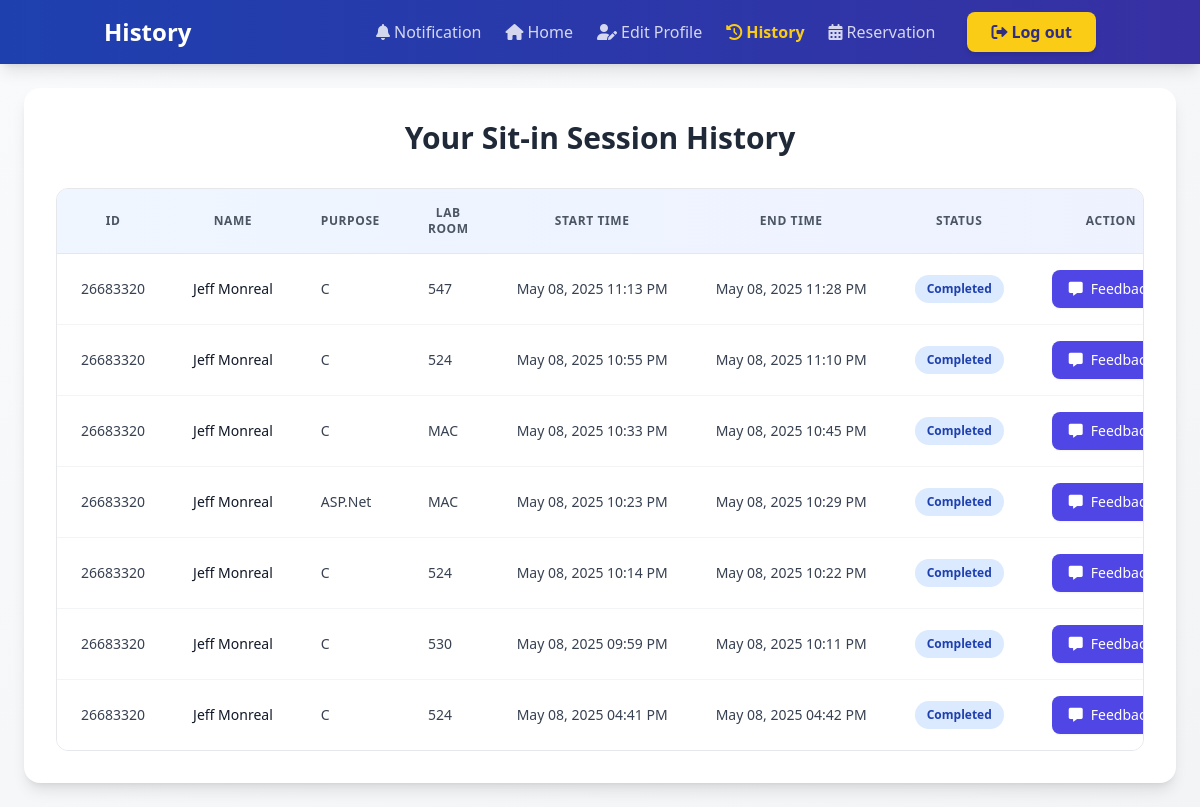
The app's page /history.php (signed in) with its own data.
### tables this page shows
CREATE TABLE `sit_in_sessions` (
  `id` int(11) NOT NULL,
  `student_id` int(11) NOT NULL,
  `lab_room` varchar(50) NOT NULL,
  `purpose` varchar(100) NOT NULL,
  `start_time` datetime NOT NULL,
  `end_time` datetime DEFAULT NULL,
  `status` enum('active','completed') DEFAULT 'active',
  `created_at` timestamp NOT NULL DEFAULT current_timestamp()
);

CREATE TABLE `users` (
  `ID` int(11) NOT NULL,
  `ID_NUMBER` int(11) NOT NULL,
  `LASTNAME` varchar(50) NOT NULL,
  `FIRSTNAME` varchar(50) NOT NULL,
  `MIDDLENAME` varchar(50) DEFAULT NULL,
  `COURSE` varchar(100) DEFAULT NULL,
  `YEAR` int(11) DEFAULT NULL,
  `USERNAME` varchar(50) NOT NULL,
  `PASSWORD` varchar(100) NOT NULL,
  `EMAIL` varchar(100) NOT NULL,
  `ADDRESS` varchar(30) DEFAULT NULL,
  `SESSION` int(11) DEFAULT 30,
  `IMAGE` varchar(100) DEFAULT NULL,
  `CREATED_AT` timestamp NOT NULL DEFAULT current_timestamp(),
  `user_type` enum('student','admin') NOT NULL DEFAULT 'student',
  `POINTS` int(11) DEFAULT 0,
  `current_points` int(11) DEFAULT 0,
  `total_points_earned` int(11) DEFAULT 0,
  `sessions_earned` int(11) DEFAULT 0
);

### history.php (the view, shortened to what this page needs)
<?php
$host = 'localhost';
$username = 'root';
$password = '';
$dbname = 'ccs-sit-in';
$conn = new mysqli($host, $username, $password, $dbname);
$user = $_SESSION['username'];
$sql = "SELECT s.id, u.ID_NUMBER, CONCAT(u.FIRSTNAME, ' ', u.LASTNAME) AS Name,
               s.purpose, s.lab_room, s.start_time, s.end_time, DATE(s.start_time) AS date, s.status
        FROM sit_in_sessions s
        JOIN users u ON s.student_id = u.ID_NUMBER
        WHERE u.USERNAME = ?
        ORDER BY s.start_time DESC";
$stmt = $conn->prepare($sql);
$stmt->bind_param("s", $user);
$stmt->execute();
$result = $stmt->get_result();
?>
<!DOCTYPE html>
<html lang="en">
<head>
    <script src="https://cdn.tailwindcss.com"></script>
    <link href="https://cdnjs.cloudflare.com/ajax/libs/font-awesome/6.0.0-beta3/css/all.min.css" rel="stylesheet">
</head>
<body class="bg-gradient-to-br from-gray-50 to-gray-100 min-h-screen">
<header class="bg-gradient-to-r from-blue-800 to-indigo-800 shadow-lg">
    <div class="container mx-auto px-4">
        <nav class="flex items-center justify-between h-16">
            <h2 class="text-2xl font-bold text-white">History</h2>
            <div class="flex items-center space-x-8">
                <ul class="flex space-x-6">
                    <li><a href="#" class="text-white/80 hover:text-yellow-400 transition-colors"><i class="fas fa-bell mr-1"></i>Notification</a></li>
                    <li><a href="dashboard.php" class="text-white/80 hover:text-yellow-400 transition-colors"><i class="fas fa-home mr-1"></i>Home</a></li>
                    <li><a href="edit_profile.php" class="text-white/80 hover:text-yellow-400 transition-colors"><i class="fas fa-user-edit mr-1"></i>Edit Profile</a></li>
                    <li><a href="history.php" class="text-yellow-400 font-bold hover:text-yellow-400 transition-colors"><i class="fas fa-history mr-1"></i>History</a></li>
                    <li><a href="reservation.php" class="text-white/80 hover:text-yellow-400 transition-colors"><i class="fas fa-calendar-alt mr-1"></i>Reservation</a></li>
                </ul>
                <a href="logout.php" class="bg-yellow-400 text-indigo-900 px-6 py-2 rounded-lg font-bold hover:bg-yellow-500 transition duration-300 shadow-md hover:shadow-lg transform hover:-translate-y-0.5">
                    <i class="fas fa-sign-out-alt mr-1"></i>Log out
                </a>
            </div>
        </nav>
    </div>
</header>
<div class="container mx-auto p-6 max-w-7xl fade-in">
    <div class="bg-white rounded-2xl shadow-lg p-8 hover-card">
        <h2 class="text-3xl font-bold text-center text-gray-800 mb-8">Your Sit-in Session History</h2>
        <?php if ($result->num_rows > 0): ?>
            <div class="overflow-hidden rounded-xl border border-gray-200">
                <table class="min-w-full divide-y divide-gray-200">
                    <thead>
                        <tr class="bg-gradient-to-r from-blue-50 to-indigo-50">
                            <th scope="col" class="px-6 py-4 text-xs font-semibold text-gray-600 uppercase tracking-wider">ID</th>
                            <th scope="col" class="px-6 py-4 text-xs font-semibold text-gray-600 uppercase tracking-wider">Name</th>
                            <th scope="col" class="px-6 py-4 text-xs font-semibold text-gray-600 uppercase tracking-wider">Purpose</th>
                            <th scope="col" class="px-6 py-4 text-xs font-semibold text-gray-600 uppercase tracking-wider">Lab Room</th>
                            <th scope="col" class="px-6 py-4 text-xs font-semibold text-gray-600 uppercase tracking-wider">Start Time</th>
                            <th scope="col" class="px-6 py-4 text-xs font-semibold text-gray-600 uppercase tracking-wider">End Time</th>
                            <th scope="col" class="px-6 py-4 text-xs font-semibold text-gray-600 uppercase tracking-wider">Status</th>
                            <th scope="col" class="px-6 py-4 text-xs font-semibold text-gray-600 uppercase tracking-wider">Action</th>
                        </tr>
                    </thead>
                    <tbody class="bg-white divide-y divide-gray-100">
                        <?php while ($row = $result->fetch_assoc()): ?>
                            <tr class="hover:bg-blue-50/50 transition-colors duration-150">
                                <td class="px-6 py-4 whitespace-nowrap text-sm text-gray-700"><?php echo htmlspecialchars($row['ID_NUMBER']); ?></td>
                                <td class="px-6 py-4 whitespace-nowrap text-sm font-medium text-gray-900"><?php echo htmlspecialchars($row['Name']); ?></td>
                                <td class="px-6 py-4 text-sm text-gray-700"><?php echo nl2br(htmlspecialchars($row['purpose'])); ?></td>
                                <td class="px-6 py-4 text-sm text-gray-700"><?php echo nl2br(htmlspecialchars($row['lab_room'])); ?></td>
                                <td class="px-6 py-4 whitespace-nowrap text-sm text-gray-700"><?php echo date('M d, Y h:i A', strtotime($row['start_time'])); ?></td>
                                <td class="px-6 py-4 whitespace-nowrap text-sm text-gray-700"><?php echo $row['end_time'] ? date('M d, Y h:i A', strtotime($row['end_time'])) : '-'; ?></td>
                                <td class="px-6 py-4 whitespace-nowrap">
                                    <span class="px-3 py-1 inline-flex text-xs leading-5 font-semibold rounded-full
                                        <?php echo $row['status'] === 'active' ? 'bg-green-100 text-green-800' : 'bg-blue-100 text-blue-800'; ?>">
                                        <?php echo ucfirst($row['status']); ?>
                                    </span>
                                </td>
                                <td class="px-6 py-4 whitespace-nowrap text-sm">
                                    <button data-session-id="<?php echo $row['id']; ?>"
                                            class="feedback-btn inline-flex items-center px-4 py-2 border border-transparent text-sm font-medium rounded-lg text-white bg-indigo-600 hover:bg-indigo-700 focus:outline-none focus:ring-2 focus:ring-offset-2 focus:ring-indigo-500 transition-all duration-200 transform hover:scale-105 shadow-sm hover:shadow">
                                        <i class="fas fa-comment-alt mr-2"></i>Feedback
                                    </button>
                                </td>
                            </tr>
                        <?php endwhile; ?>
                    </tbody>
                </table>
            </div>
        <?php endif; ?>
    </div>
</div>
</body>
</html>

### history.php (style rules this page uses)
.fade-in { animation: fadeIn 0.3s ease-in; }
.hover-card { transition: all 0.2s ease; }

### records on screen
sit_in_sessions: users.ID_NUMBER "26683320", Name "Jeff Monreal", purpose "C", lab_room "547", start_time "May 08, 2025 11:13 PM", end_time "May 08, 2025 11:28 PM", status "Completed"
sit_in_sessions: users.ID_NUMBER "26683320", Name "Jeff Monreal", purpose "C", lab_room "524", start_time "May 08, 2025 10:55 PM", end_time "May 08, 2025 11:10 PM", status "Completed"
sit_in_sessions: users.ID_NUMBER "26683320", Name "Jeff Monreal", purpose "C", lab_room "MAC", start_time "May 08, 2025 10:33 PM", end_time "May 08, 2025 10:45 PM", status "Completed"
sit_in_sessions: users.ID_NUMBER "26683320", Name "Jeff Monreal", purpose "ASP.Net", lab_room "MAC", start_time "May 08, 2025 10:23 PM", end_time "May 08, 2025 10:29 PM", status "Completed"
sit_in_sessions: users.ID_NUMBER "26683320", Name "Jeff Monreal", purpose "C", lab_room "524", start_time "May 08, 2025 10:14 PM", end_time "May 08, 2025 10:22 PM", status "Completed"
sit_in_sessions: users.ID_NUMBER "26683320", Name "Jeff Monreal", purpose "C", lab_room "530", start_time "May 08, 2025 09:59 PM", end_time "May 08, 2025 10:11 PM", status "Completed"
sit_in_sessions: users.ID_NUMBER "26683320", Name "Jeff Monreal", purpose "C", lab_room "524", start_time "May 08, 2025 04:41 PM", end_time "May 08, 2025 04:42 PM", status "Completed"
